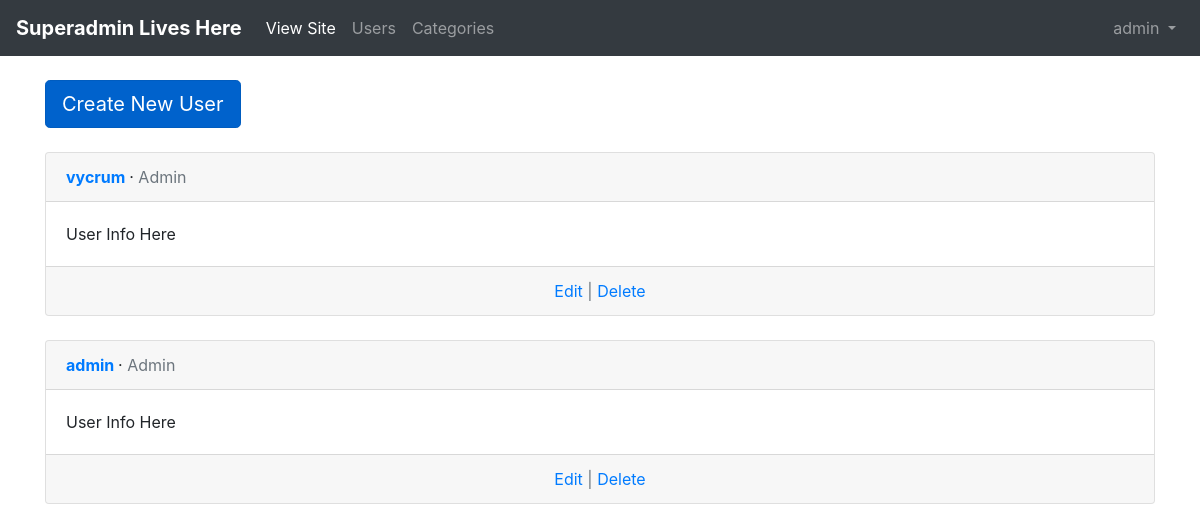
The page /superadmin/users/ (signed in) on the database as committed earlier.
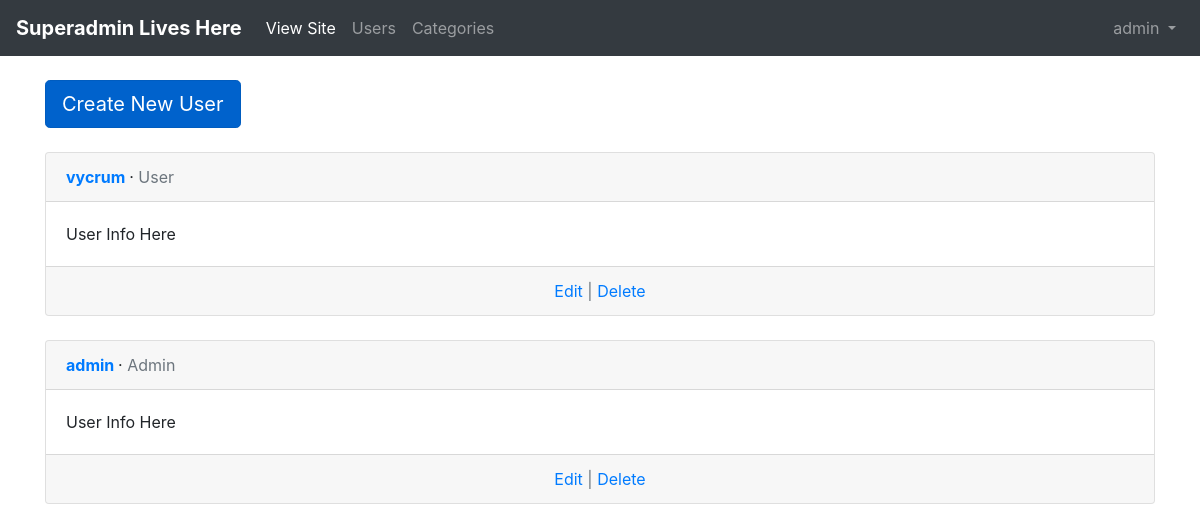
The same page on the database as committed later.
### authapp/models.py (models this page shows, shortened)
class ShopUser(AbstractUser):
    avatar = models.ImageField(upload_to='users_avatars', null=True, blank=True)
    age = models.PositiveIntegerField(verbose_name='Age', null=True, blank=True)
    def __str__(self):
        return self.username

### adminapp/views.py (the view)
# urls.py: path('users/', adminapp.UsersListView.as_view(), name='users_list'),
class UsersListView(LoginRequiredMixin, AdminMixin, ListView):
    model = ShopUser
    context_object_name = 'users'
    template_name = 'adminapp/users/users_list.html'
    login_url = 'authapp:login'

### adminapp/views.py (called while the page is built)
    def test_func(self):
        return self.request.user.is_superuser

    def get_test_func(self):
        return self.test_func

    def dispatch(self, request, *args, **kwargs):
        user_test_result = self.get_test_func()()
        if not user_test_result:
            return redirect('adminapp:forbidden')
        return super().dispatch(request, *args, **kwargs)

### basketapp/models.py (called while the page is built)
    @property
    def cost(self):
        return self.quantity * self.product.price

### mainapp/context__processors.py (called while the page is built)
def get_categories(request):
    return {'all_categories': ProductCategory.objects.all()}

def get_basket(request):
    basket = []
    quantity = None
    total_price = None
    if request.user.is_authenticated:
        basket = request.user.basket.select_related('product__category').all()
        quantity = sum(list(map(lambda item: item.quantity, basket)))
        total_price = sum(list(map(lambda item: item.cost, basket)))
    return {
        'basket': basket,
        'basket_quantity': quantity,
        'basket_total_price': total_price
    }

### templates/adminapp/users/users_list.html (shortened to what this page needs)
{% extends 'adminapp/base.html' %}
{% block content %}
    <div class="users_list">
        <a href="{% url 'superadmin:user_create' %}"
           class="btn btn-primary btn-lg active"
           role="button" aria-pressed="true">Create New User
        </a><br><br>
        {% for user in users %}
            <div class="card">
                <div class="card-header">
                <span class="font-weight-bold">
                    <a href="{% url 'superadmin:users_detail' user.pk %}">{{ user }}</a>
                </span> &middot;
                    <span class="text-muted">
                    {% if user.is_superuser %}
                        Admin
                    {% else %}
                        User
                    {% endif %}
                </span>
                </div>
                <div class="card-body">
                    User Info Here
                </div>
                <div class="card-footer text-center text-muted">
                    <a href="{% url 'superadmin:user_update' user.pk %}">Edit</a> |
                    <a href="{% url 'superadmin:user_delete' user.pk %}">Delete</a>
                </div>
            </div>
            <br/>
        {% endfor %}
    </div>
{% endblock %}

Rows that differ between the two databases and show on the page:
changed ShopUser "vycrum": is_superuser "Admin" → "User"
